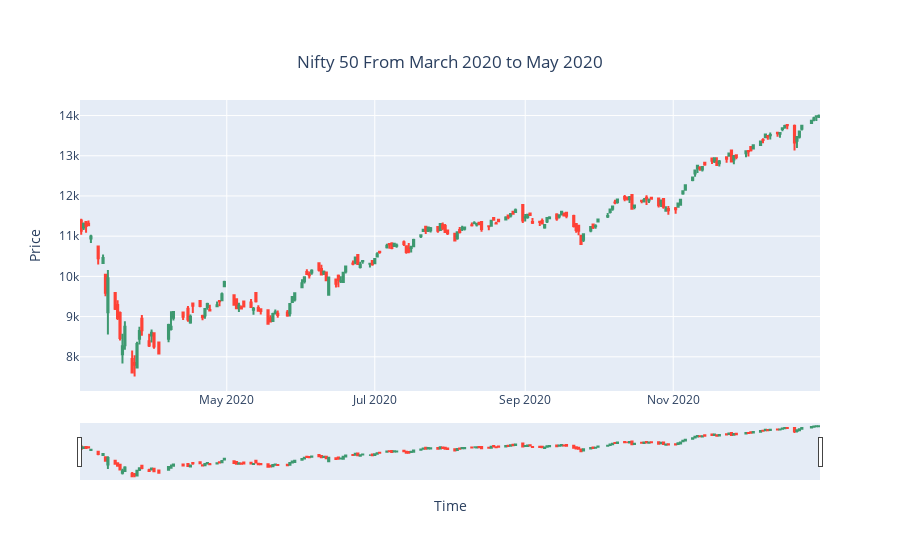

Notebook source saved alongside this figure:
### Markdown cell above
## Candlestick chart<a id='15'></a>

### Code cell
Candlestick_data = nifty_50_df['3-2020':'2020']

fig = go.Figure(data=go.Candlestick(x=Candlestick_data.index,
                            open=Candlestick_data['Open'],
                            high=Candlestick_data['High'],
                            low=Candlestick_data['Low'],
                            close=Candlestick_data['Close']))

fig.update_layout(title_text='Nifty 50 From March 2020 to May 2020',
                  title={
                    'y':0.9,
                    'x':0.5,
                    'xanchor': 'center',
                    'yanchor': 'top'},
                  xaxis_rangeslider_visible=True, 
                  xaxis_title="Time", 
                  yaxis_title="Price")

fig.show()

### Figure 1 — Plotly figure (JSON) as saved in the notebook; plotly's stock layout.template omitted (floating-point values rounded to 4 significant figures; data arrays with more than 128 entries replaced by an {"elided": "..."} marker saying what was removed)
{"data": [{"close": {"elided": "209 float values"}, "high": {"elided": "209 float values"}, "low": {"elided": "209 float values"}, "open": {"elided": "209 float values"}, "type": "candlestick", "x": {"elided": "209 str values"}}], "layout": {"autosize": true, "title": {"text": "Nifty 50 From March 2020 to May 2020", "x": 0.5, "xanchor": "center", "y": 0.9, "yanchor": "top"}, "xaxis": {"autorange": true, "range": ["2020-03-01 12:00", "2020-12-31 12:00"], "rangeslider": {"autorange": true, "range": ["2020-03-01 12:00", "2020-12-31 12:00"], "visible": true, "yaxis": {"_template": null, "rangemode": "match"}}, "title": {"text": "Time"}, "type": "date"}, "yaxis": {"autorange": true, "range": [7149.0, 14390.0], "title": {"text": "Price"}}}}
